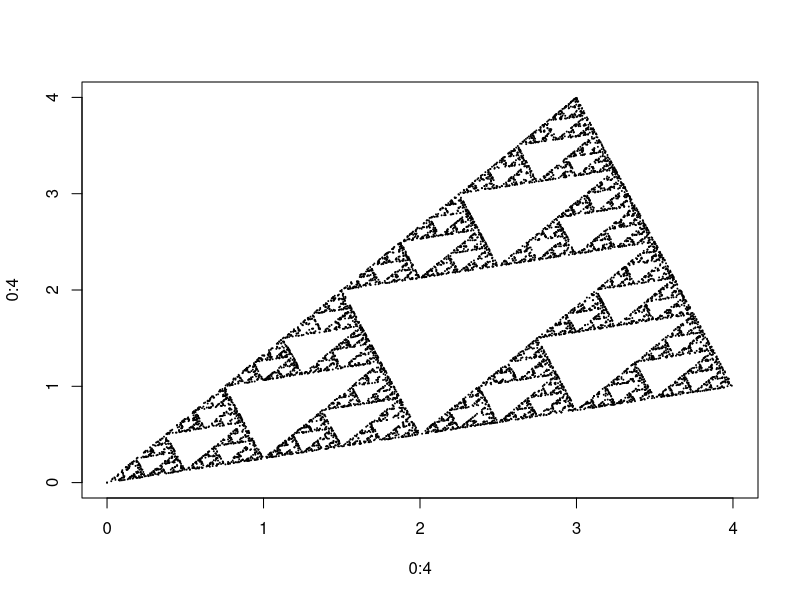
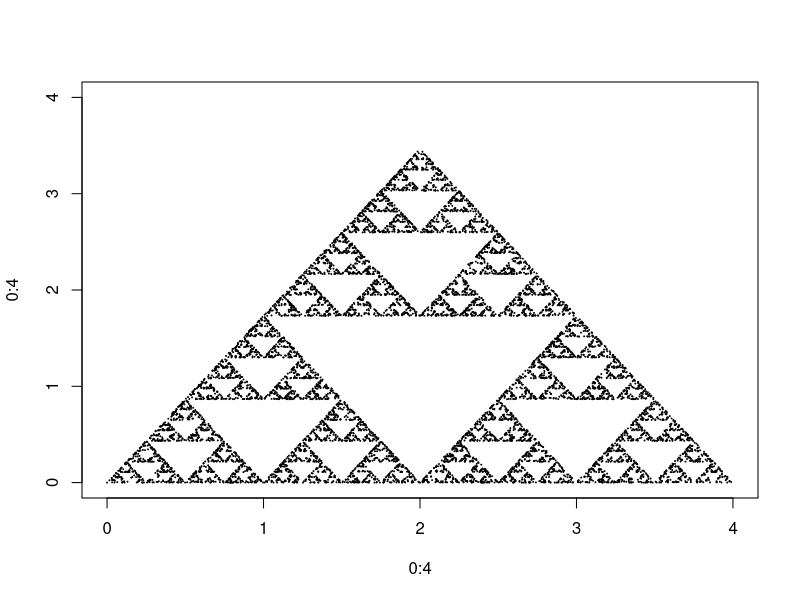
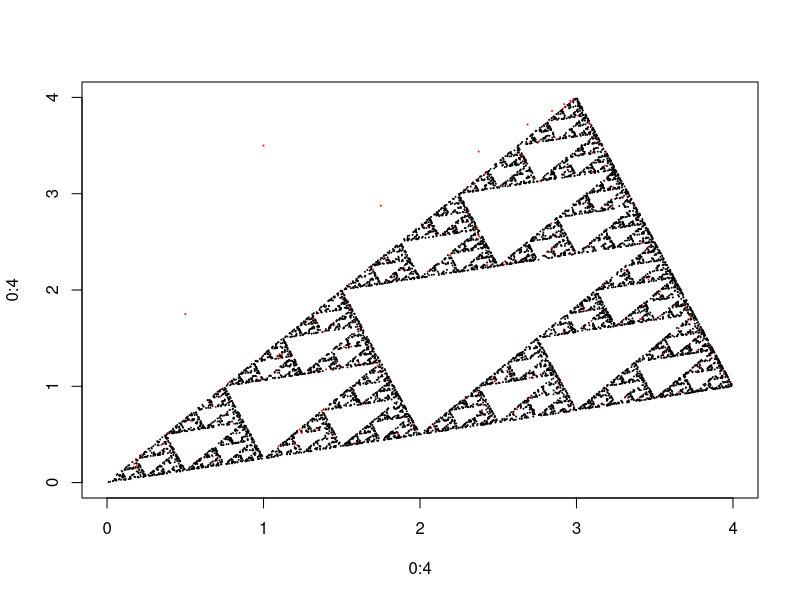
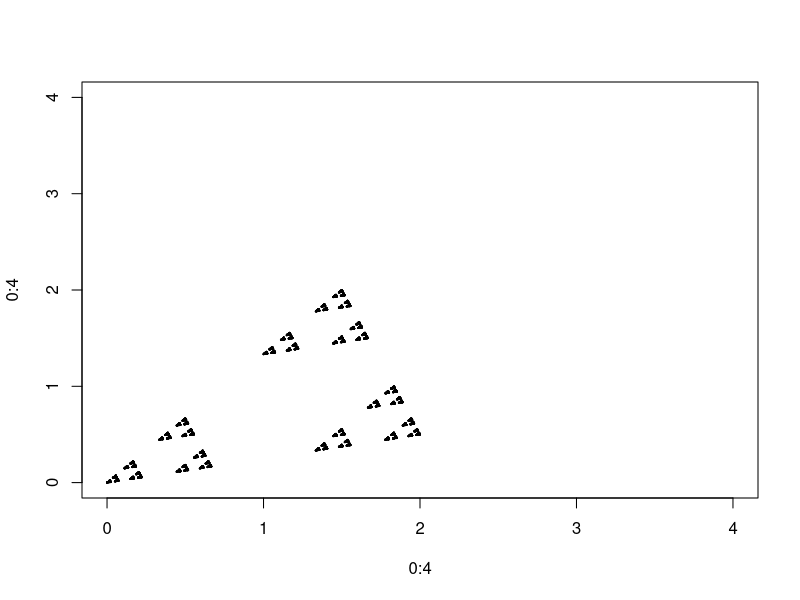

Here is the R script that generated these plots, in order:
rm(list = ls())
graphics.off()
A = c(0,0)
B = c(3,4)
C = c(4,1)
X = c(0,0)
point_list = list(A,B,C)
plot(0:4,0:4,type = "n")

for ( i in 1:10000)
{
  points(X[1],X[2],cex = 0.1)
  poi = unlist(sample(point_list,1))
  X[1] = (X[1]+poi[1])/2
  X[2] = (X[2]+poi[2])/2
}

# equilateral triangle
rm(list = ls())
graphics.off()
A = c(0,0)
B = c(2,2*3^0.5)
C = c(4,0)
X = c(0,0)
point_list = list(A,B,C)
plot(0:4,0:4,type = "n")

for ( i in 1:10000)
{
  points(X[1],X[2],cex = 0.1)
  poi = unlist(sample(point_list,1))
  X[1] = (X[1]+poi[1])/2
  X[2] = (X[2]+poi[2])/2
}

# different initial point
rm(list = ls())
graphics.off()
A = c(0,0)
B = c(3,4)
C = c(4,1)
X = c(1,3.5)
point_list = list(A,B,C)
plot(0:4,0:4,type = "n")

for ( i in 1:10000)
{
  if (i < 500)
  {
    points(X[1],X[2],cex = 0.1,col = "red")
  }
  else{
    points(X[1],X[2],cex = 0.1)
  }
  
  poi = unlist(sample(point_list,1))
  X[1] = (X[1]+poi[1])/2
  X[2] = (X[2]+poi[2])/2
}

# different movement distance
rm(list = ls())
graphics.off()
A = c(0,0)
B = c(3,4)
C = c(4,1)
X = c(0,0)
point_list = list(A,B,C)
plot(0:4,0:4,type = "n")

for ( i in 1:10000)
{
  points(X[1],X[2],cex = 0.1)
  poi = unlist(sample(point_list,1))
  # why distance 1.5 is like chaos
  X[1] = (X[1]+poi[1])/3
  X[2] = (X[2]+poi[2])/3
}




